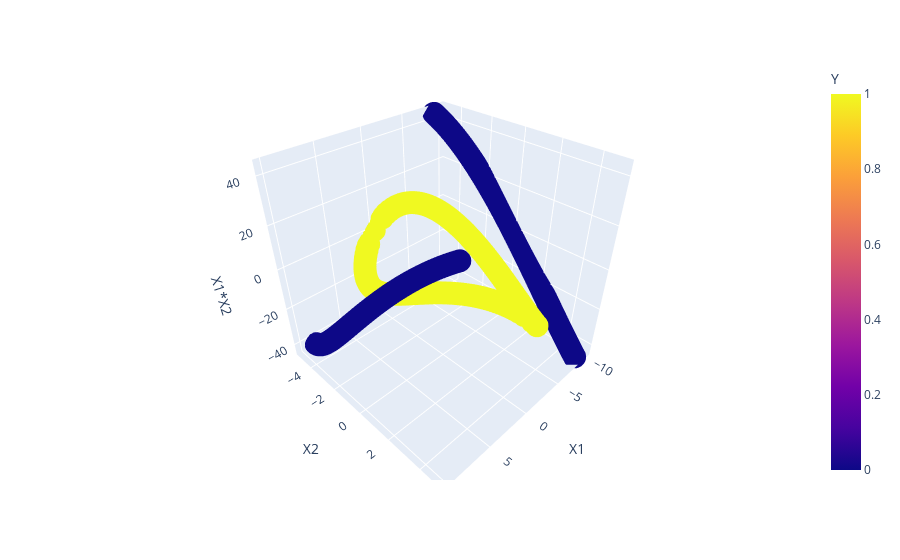

Notebook code for this chart:
### Code cell
import plotly.express as px      
fig=px.scatter_3d(df,x='X1',y='X2',z='X1*X2',color='Y')
fig.show()

### Figure 1 — Plotly figure (JSON) as saved in the notebook; plotly's stock layout.template omitted (floating-point values rounded to 4 significant figures; data arrays with more than 128 entries replaced by an {"elided": "..."} marker saying what was removed)
{"data": [{"hovertemplate": "X1=%{x}<br>X2=%{y}<br>X1*X2=%{z}<br>Y=%{marker.color}<extra></extra>", "legendgroup": "", "marker": {"color": {"elided": "400 int values"}, "coloraxis": "coloraxis", "symbol": "circle"}, "mode": "markers", "name": "", "scene": "scene", "showlegend": false, "type": "scatter3d", "x": {"elided": "400 float values"}, "y": {"elided": "400 float values"}, "z": {"elided": "400 float values"}}], "layout": {"coloraxis": {"colorbar": {"title": {"text": "Y"}}, "colorscale": [[0, "#0d0887"], [0.1111, "#46039f"], [0.2222, "#7201a8"], [0.3333, "#9c179e"], [0.4444, "#bd3786"], [0.5556, "#d8576b"], [0.6667, "#ed7953"], [0.7778, "#fb9f3a"], [0.8889, "#fdca26"], [1, "#f0f921"]]}, "legend": {"tracegroupgap": 0}, "margin": {"t": 60}, "scene": {"domain": {"x": [0, 1], "y": [0, 1]}, "xaxis": {"title": {"text": "X1"}}, "yaxis": {"title": {"text": "X2"}}, "zaxis": {"title": {"text": "X1*X2"}}}}}
